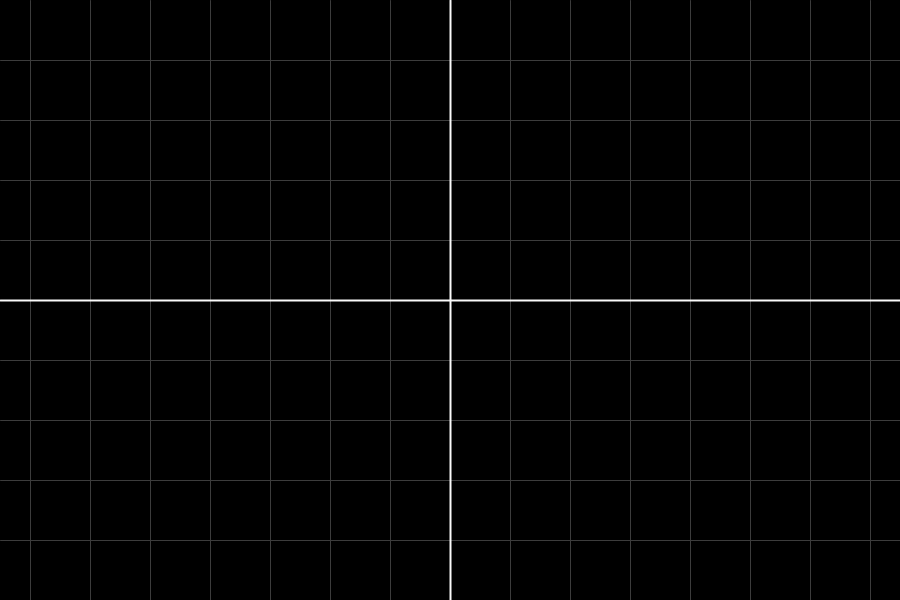
Frame 1 (no input)
Frame 60 (the mouse pressed at the canvas centre just before this capture): identical to frame 1, image omitted
Frame 120 (the mouse held since frame 60 and released just before this capture): identical to frame 1, image omitted

The Processing sketch that drew this single still picture (run headless with seeded random() and noise(); from frame 60 on, the mouse is pressed at the canvas centre):

// Processing sketch: Système d'équation
// ── Système d'équation.pde
int s;
int Nc = 10;

float tauxV;
float x;
float ordone_a_origine;

void setup(){
  size(900, 600);
  s = height/Nc;
  clean();
}



void draw(){
  
}



void clean(){
  background(0);
  int axes = color(250);
  int lignes = color(60);
  for(int i = 0; i < ((float)width/s)/2;i++){
    stroke(lignes);
    line(width/2 + i*s, 0,width/2 + i*s, height);
    line(width/2 - i*s, 0,width/2 - i*s, height);
  }
  for(int i = 0; i < ((float)height/s)/2;i++){
    stroke(lignes);
    line(0, height/2 + i*s, width, height/2 + i*s);
    line(0, height/2 - i*s, width, height/2 - i*s);
  }
  strokeWeight(2);
  stroke(axes);
  line(0, height/2, width, height/2);
  line(width/2, 0, width/2, height);
}



void fonction(){
  float y;
  y = tauxV * x + ordone_a_origine;
}
